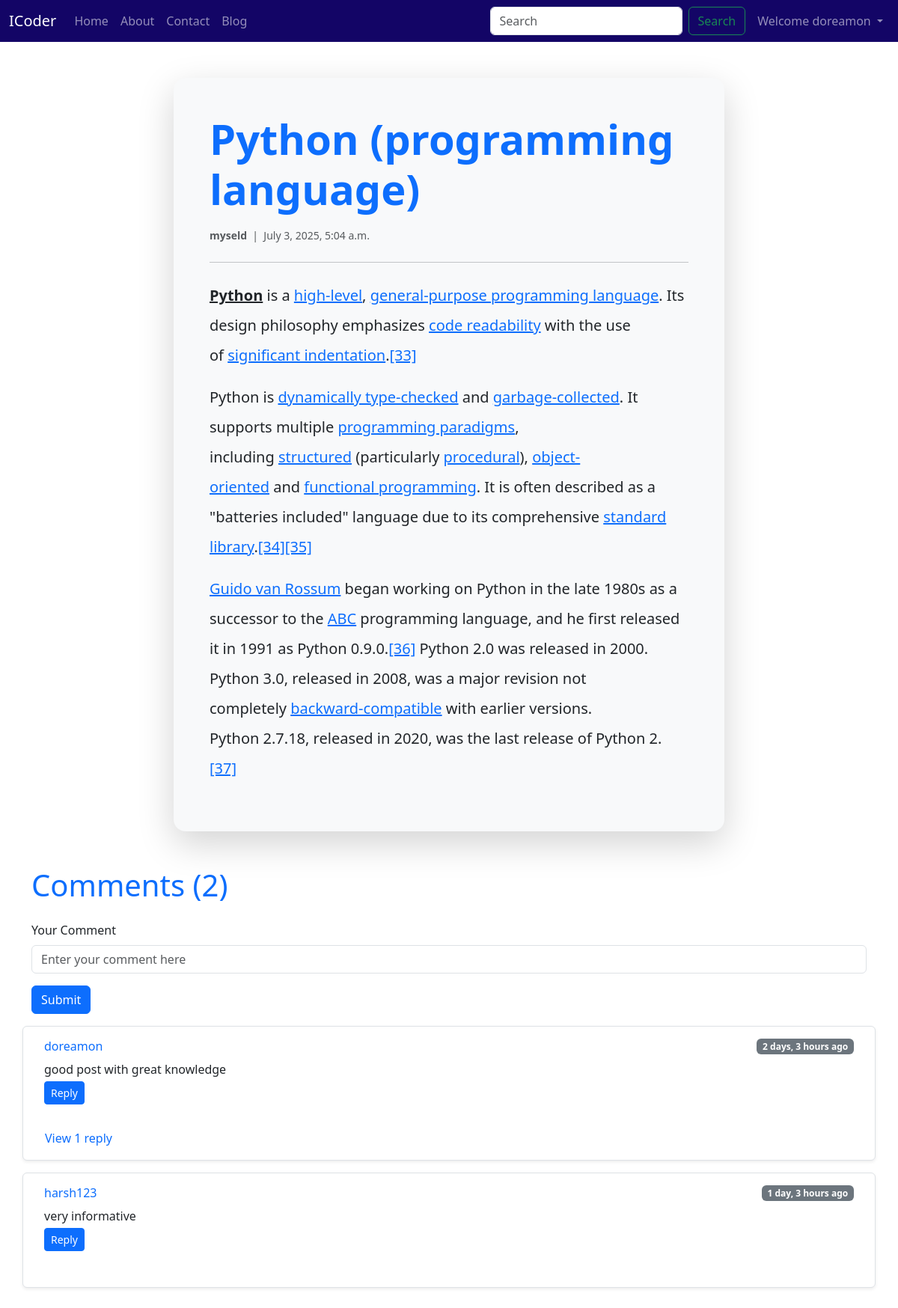
/blog/first_post (signed in), run on the app's committed database.
### blog/models.py (models this page shows, shortened)
class Post(models.Model):
    sno = models.AutoField(primary_key=True)
    title = models.CharField(max_length=255)
    content = RichTextField()
    author = models.CharField(max_length=100)
    slug = models.CharField(max_length=130)
    timestamp = models.DateTimeField(blank=True)

class BlogComment(models.Model):
    sno=models.AutoField(primary_key=True)
    comment=models.TextField()
    user=models.ForeignKey(User,on_delete=models.CASCADE)
    post=models.ForeignKey(Post,on_delete=models.CASCADE)
    parent=models.ForeignKey("self",on_delete=models.CASCADE,null=True)
    timestamp=models.DateTimeField(default=now)

### blog/views.py (the view)
# urls.py: path("<str:slug>", views.blogPost, name="blogPost"),
def blogPost(request, slug):
    post=Post.objects.filter(slug=slug).first()
    comments=BlogComment.objects.filter(post=post,parent=None)
    comments = comments.prefetch_related('blogcomment_set')
    context={
        'post': post,
        "comments":comments,
    }
    return render(request, 'blog/blogPost.html',context)

### templates/blog/blogPost.html (shortened to what this page needs)
{% extends "base.html" %}
{% block content %}
{% load humanize %}
<div class="container my-5">
    <div class="row justify-content-center">
        <div class="col-md-10 col-lg-8">
            <div class="card shadow-lg border-0 rounded-4 bg-light">
                <div class="card-body p-5">
                    <h1 class="display-4 fw-bold mb-3 text-primary">{{ post.title }}</h1>
                    <div class="mb-4">
                        <small class="text-muted">
                             <strong>{{ post.author }}</strong> &nbsp;|&nbsp;
                             {{ post.timestamp }}
                        </small>
                    </div>
                    <hr class="mb-4">
                    <div class="fs-5 text-dark lh-lg">
                        {{ post.content | safe }}
                    </div>
                </div>
            </div>
        </div>
    </div>
</div>
<div class="container my-5">
    <h1 class="mb-4 text-primary">Comments ({{ comments.count }})</h1>
    {% if user.is_authenticated %}
    <form action="/blog/postComment" method="post" class="mt-4">
        <div class="mb-3">
            <label for="comment" class="form-label">Your Comment</label>
            <input type="text" class="form-control" id="comment" name="comment" placeholder="Enter your comment here"
                required>
        </div>
        <button type="submit" class="btn btn-primary">Submit</button>
    </form>
    {% endif %}
    {% for comment in comments %}
    <div class="row my-3 p-3 bg-white rounded border shadow-sm">
        <div class="col-md-12">
            <div class="d-flex justify-content-between align-items-center mb-2">
                <h6 class="mb-0 text-primary">{{ comment.user.username }}</h6>
                <span class="badge bg-secondary">{{ comment.timestamp|naturaltime }}</span>
            </div>
            <p class="mb-1">{{ comment.comment }}</p>
        </div>
        <div class="reply mx-0">
            {% if user.is_authenticated %}
            <p class="d-inline-flex gap-1">
                <button class="btn btn-sm btn-primary" type="button" data-bs-toggle="collapse"
                    data-bs-target="#replyBox{{ comment.sno }}">
                    Reply
                </button>
            </p>
            {% endif %}
            <div class="replies mt-3">
                {% with comment.blogcomment_set.all as replies %}
                {% if replies %}
                <button class="btn btn-link text-decoration-none text-primary p-0" type="button"
                    data-bs-toggle="collapse" data-bs-target="#replies-{{ comment.sno }}">
                    View {{ replies|length }} repl{% if replies|length > 1 %}ies{% else %}y{% endif %}
                </button>
                {% endif %}
                {% endwith %}
            </div>
        </div>
    </div>
    {% endfor %}
</div>
{% endblock %}

### templates/base.html (shortened to what this page needs)
<!doctype html>
<html lang="en">
<head>
    <link href="https://cdn.jsdelivr.net/npm/bootstrap@5.3.7/dist/css/bootstrap.min.css" rel="stylesheet"
>
</head>
<body>
    <nav class="navbar navbar-expand-lg navbar-dark bg-dark cl">
        <div class="container-fluid">
            <a class="navbar-brand" href="/">ICoder</a>
            <div class="collapse navbar-collapse" id="navbarSupportedContent">
                <ul class="navbar-nav me-auto mb-2 mb-lg-0">
                    <li class="nav-item">
                        <a class="nav-link {% block homeactive %}  {% endblock %}" aria-current="page" href="/">Home</a>
                    </li>
                    <li class="nav-item">
                        <a class="nav-link  {% block aboutactive %}  {% endblock %} " href="/about">About</a>
                    </li>
                    <li class="nav-item">
                        <a class="nav-link {% block contactactive %}  {% endblock %} " href="/contact">Contact</a>
                    </li>
                    <li class="nav-item">
                        <a class="nav-link {% block blogactive %}  {% endblock %}" href="/blog">Blog</a>
                    </li>
                </ul>
                <form class="d-flex" role="search" method="GET" action="/search">
                    <input class="form-control me-2" name="search" id="search" type="search" placeholder="Search"
                        aria-label="Search" />
                    <button class="btn btn-outline-success me-2" type="submit">Search</button>
                </form>
                {% if user.is_authenticated %}
                <ul class="navbar-nav mr-auto">
                    <li class="nav-item dropdown">
                        <a class="nav-link dropdown-toggle" href="#" role="button" data-bs-toggle="dropdown"
                            aria-expanded="false">
                            Welcome {{request.user}}
                        </a>
                    </li>
                </ul>
                {% endif %}
            </div>
        </div>
    </nav>
    {% block content %} {% endblock %}
</body>
</html>

### templates/base.html (style rules this page uses)
.cl { background-color: #130566 !important; color: #ffffff !important; }

### data on the page
Post: title "Python (programming language)", author "myseld", timestamp "July 3, 2025, 5:04 a.m.", content "Python is a high-level , general-purpose programming language . Its design philosophy emphasizes code readability with the use of significant indentation . [33] Python is dynamically type-checked and garbage-collected . It supports multiple programming paradigms , including structured (particularly procedural ), object-oriented and functional programming . It is often described as a \"batteries included\" language due to its comprehensive standard library . [34] [35] Guido van Rossum began working on Python in the late 1980s as a successor to the ABC programming language, and he first released it in 1991 as Python 0.9.0. [36] Python 2.0 was released in 2000. Python 3.0, released in 2008, was…"
BlogComment: user.username "doreamon", timestamp "2 days, 3 hours ago", comment "good post with great knowledge", blogcomment_set.all|length "1"
BlogComment: user.username "harsh123", timestamp "1 day, 3 hours ago", comment "very informative"

### other printed values
{{ request.user }} "doreamon"
{{ comments.count }} "2"
